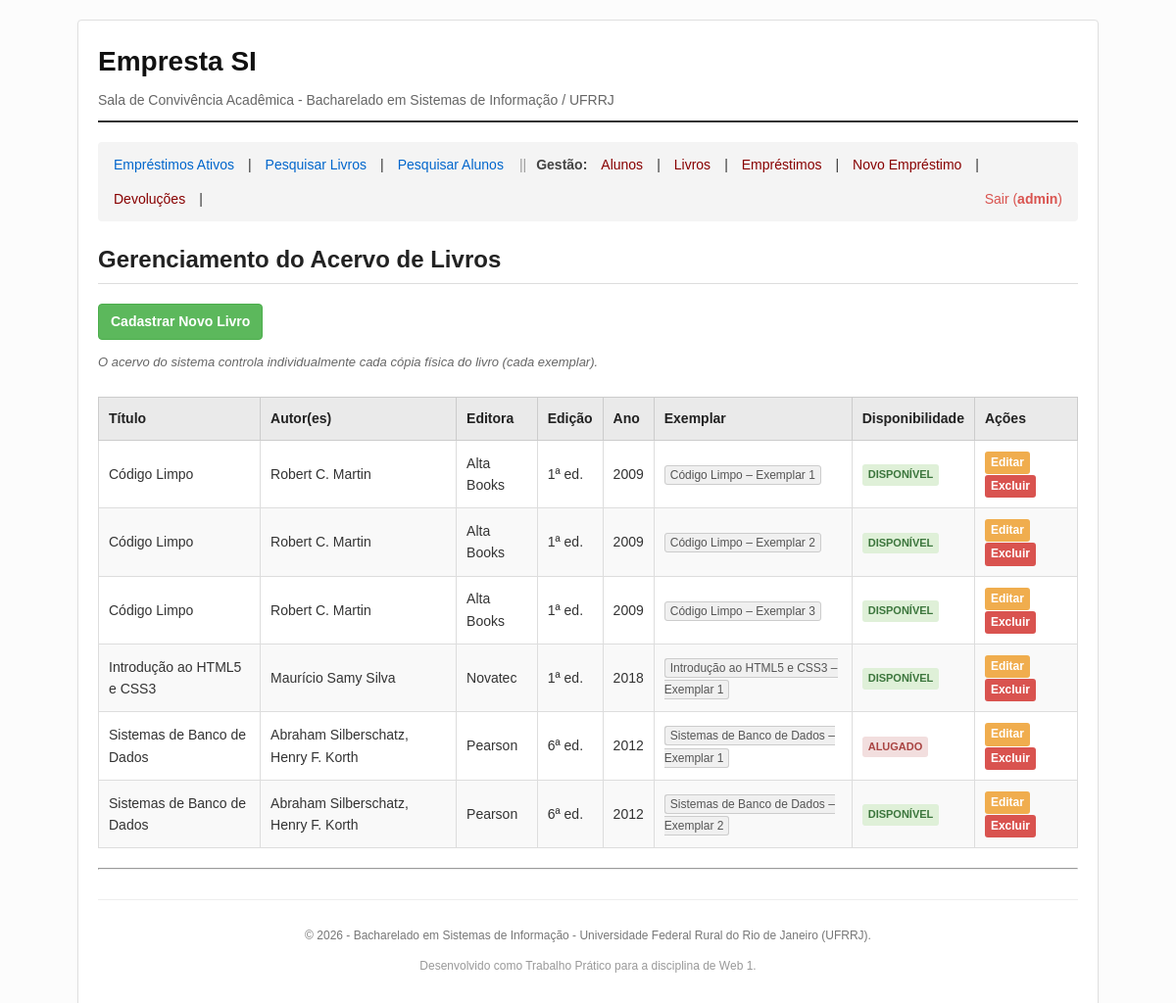
The page /public/livro.php (signed in) on the database its author committed.
### tables this page shows
CREATE TABLE IF NOT EXISTS `Livro` (
    `id` INT AUTO_INCREMENT PRIMARY KEY,
    `titulo` VARCHAR(255) NOT NULL,
    `autores` TEXT NOT NULL,
    `editora` VARCHAR(100) NOT NULL,
    `edicao` INT NOT NULL,
    `ano_publicacao` YEAR NOT NULL,
    `exemplar` VARCHAR(255) NOT NULL,
    `alugado` TINYINT DEFAULT 0  
);

### controllers/LivroController.php (called while the page is built, shortened)
<?php
class LivroController {
    private $livroModel;
    public function __construct() {
        $this->livroModel = new Livro();
    }
    public function listar() {
        $livros = $this->livroModel->listarTodos();
        require_once __DIR__ . '/../views/livro/listar.php';
    }
}

### config/config.php (called while the page is built, shortened)
<?php
spl_autoload_register(function ($className) {
    $directories = [
        __DIR__ . '/../models/',
        __DIR__ . '/../controllers/',
        __DIR__ . '/'
    ];
    foreach ($directories as $directory) {
        $file = $directory . $className . '.php';
        if (file_exists($file)) {
            return;
        }
    }
});

### config/Database.php (called while the page is built, shortened)
<?php
class Database {
    private static $conexao = null;
    public static function getConnection() {
        if (self::$conexao === null) {
            try {
                $dsn = "mysql:host=" . DB_HOST . ";port=" . DB_PORT . ";dbname=" . DB_NAME . ";charset=" . DB_CHARSET;
                $options = [
                    PDO::ATTR_ERRMODE            => PDO::ERRMODE_EXCEPTION,
                    PDO::ATTR_DEFAULT_FETCH_MODE => PDO::FETCH_ASSOC,
                    PDO::ATTR_EMULATE_PREPARES   => false,
                ];
                self::$conexao = new PDO($dsn, DB_USER, DB_PASS, $options);
            } catch (PDOException $e) {
                die("Falha na conexão com o banco de dados: " . $e->getMessage());
            }
        }
        return self::$conexao;
    }
}

### models/Livro.php (called while the page is built, shortened)
<?php
class Livro {
    private $db;
    public function __construct() {
        $this->db = Database::getConnection();
    }
    public function listarTodos() {
        $sql = "SELECT * FROM Livro ORDER BY titulo ASC, exemplar ASC";
        $stmt = $this->db->prepare($sql);
        $stmt->execute();
        return $stmt->fetchAll();
    }
}

### views/livro/listar.php (the view, shortened to what this page needs)
<?php
require_once __DIR__ . '/../layout/header.php';
require_once __DIR__ . '/../layout/nav.php';
?>
<div class="content-box">
    <div class="box-header">
        <h2>Gerenciamento do Acervo de Livros</h2>
        <a href="livro.php?acao=criar" class="btn btn-add">Cadastrar Novo Livro</a>
    </div>
    <p class="info-note">O acervo do sistema controla individualmente cada cópia física do livro (cada exemplar).</p>
    <div class="table-responsive">
        <table class="basic-table">
            <thead>
                <tr>
                    <th>Título</th>
                    <th>Autor(es)</th>
                    <th>Editora</th>
                    <th>Edição</th>
                    <th>Ano</th>
                    <th>Exemplar</th>
                    <th>Disponibilidade</th>
                    <th>Ações</th>
                </tr>
            </thead>
            <tbody>
                <?php if (empty($livros)): ?>
                    <tr>
                        <td colspan="8" class="text-center">Nenhum livro ou exemplar cadastrado no acervo.</td>
                    </tr>
                <?php else: ?>
                    <?php foreach ($livros as $livro): ?>
                        <tr>
                            <td><?php echo htmlspecialchars($livro['titulo']); ?></td>
                            <td><?php echo htmlspecialchars($livro['autores']); ?></td>
                            <td><?php echo htmlspecialchars($livro['editora']); ?></td>
                            <td><?php echo htmlspecialchars($livro['edicao']); ?>ª ed.</td>
                            <td><?php echo htmlspecialchars($livro['ano_publicacao']); ?></td>
                            <td><span class="badge-exemplar"><?php echo htmlspecialchars($livro['exemplar']); ?></span></td>
                            <td>
                                <?php if ($livro['alugado'] == 1): ?>
                                    <span class="status-tag alugado">Alugado</span>
                                <?php else: ?>
                                    <span class="status-tag disponivel">Disponível</span>
                                <?php endif; ?>
                            </td>
                            <td class="table-actions">
                                <a href="livro.php?acao=editar&id=<?php echo $livro['id']; ?>" class="btn-action edit">Editar</a>
                                <a href="livro.php?acao=excluir&id=<?php echo $livro['id']; ?>" class="btn-action delete" onclick="return confirm('Deseja realmente excluir este exemplar físico?');">Excluir</a>
                            </td>
                        </tr>
                    <?php endforeach; ?>
                <?php endif; ?>
            </tbody>
        </table>
    </div>
</div>
<?php
require_once __DIR__ . '/../layout/footer.php';
?>

### public/assets/css/style.css (style rules this page uses)
body { font-family: Arial, Helvetica, sans-serif; line-height: 1.6; color: #333; background-color: #fcfcfc; margin: 0; padding: 0; }
h2 { color: #222; border-bottom: 1px solid #ddd; padding-bottom: 5px; margin-top: 0; }
.table-responsive { overflow-x: auto; margin-bottom: 20px; }
.basic-table { width: 100%; border-collapse: collapse; margin-top: 10px; font-size: 14px; text-align: left; }
.basic-table th { background-color: #eaeaea; color: #222; padding: 10px; border: 1px solid #cccccc; font-weight: bold; }
.basic-table td { padding: 10px; border: 1px solid #dddddd; }
.basic-table tr:nth-child(even) { background-color: #f9f9f9; }
.btn { display: inline-block; padding: 8px 16px; font-size: 14px; font-weight: bold; text-align: center; text-decoration: none; border-radius: 4px; border: 1px solid transparent; cursor: pointer; }
.btn-add { background-color: #5cb85c; color: #ffffff; border-color: #4cae4c; padding: 6px 12px; }
.btn-action { display: inline-block; padding: 2px 6px; font-size: 12px; text-decoration: none; border-radius: 3px; font-weight: bold; }
.btn-action.edit { background-color: #f0ad4e; color: #fff; }
.btn-action.delete { background-color: #d9534f; color: #fff; }
.info-note { font-size: 13px; color: #666; font-style: italic; margin-bottom: 15px; }
.badge-exemplar { background-color: #f0f0f0; border: 1px solid #ccc; padding: 2px 5px; border-radius: 3px; font-size: 12px; color: #555; }
.status-tag { display: inline-block; padding: 2px 6px; font-size: 11px; font-weight: bold; border-radius: 3px; text-transform: uppercase; }
.status-tag.disponivel { background-color: #dff0d8; color: #3c763d; }
.status-tag.alugado { background-color: #f2dede; color: #a94442; }

### rows shown on the page
livro: titulo "Código Limpo", autores "Robert C. Martin", editora "Alta Books", edicao "1", ano_publicacao "2009", exemplar "Código Limpo – Exemplar 1", alugado "DISPONÍVEL"
livro: titulo "Código Limpo", autores "Robert C. Martin", editora "Alta Books", edicao "1", ano_publicacao "2009", exemplar "Código Limpo – Exemplar 2", alugado "DISPONÍVEL"
livro: titulo "Código Limpo", autores "Robert C. Martin", editora "Alta Books", edicao "1", ano_publicacao "2009", exemplar "Código Limpo – Exemplar 3", alugado "DISPONÍVEL"
livro: titulo "Introdução ao HTML5 e CSS3", autores "Maurício Samy Silva", editora "Novatec", edicao "1", ano_publicacao "2018", exemplar "Introdução ao HTML5 e CSS3 – Exemplar 1", alugado "DISPONÍVEL"
livro: titulo "Sistemas de Banco de Dados", autores "Abraham Silberschatz, Henry F. Korth", editora "Pearson", edicao "6", ano_publicacao "2012", exemplar "Sistemas de Banco de Dados – Exemplar 1", alugado "ALUGADO"
livro: titulo "Sistemas de Banco de Dados", autores "Abraham Silberschatz, Henry F. Korth", editora "Pearson", edicao "6", ano_publicacao "2012", exemplar "Sistemas de Banco de Dados – Exemplar 2", alugado "DISPONÍVEL"

### other values the page prints
$_SESSION['gestor_usuario'] "admin"
